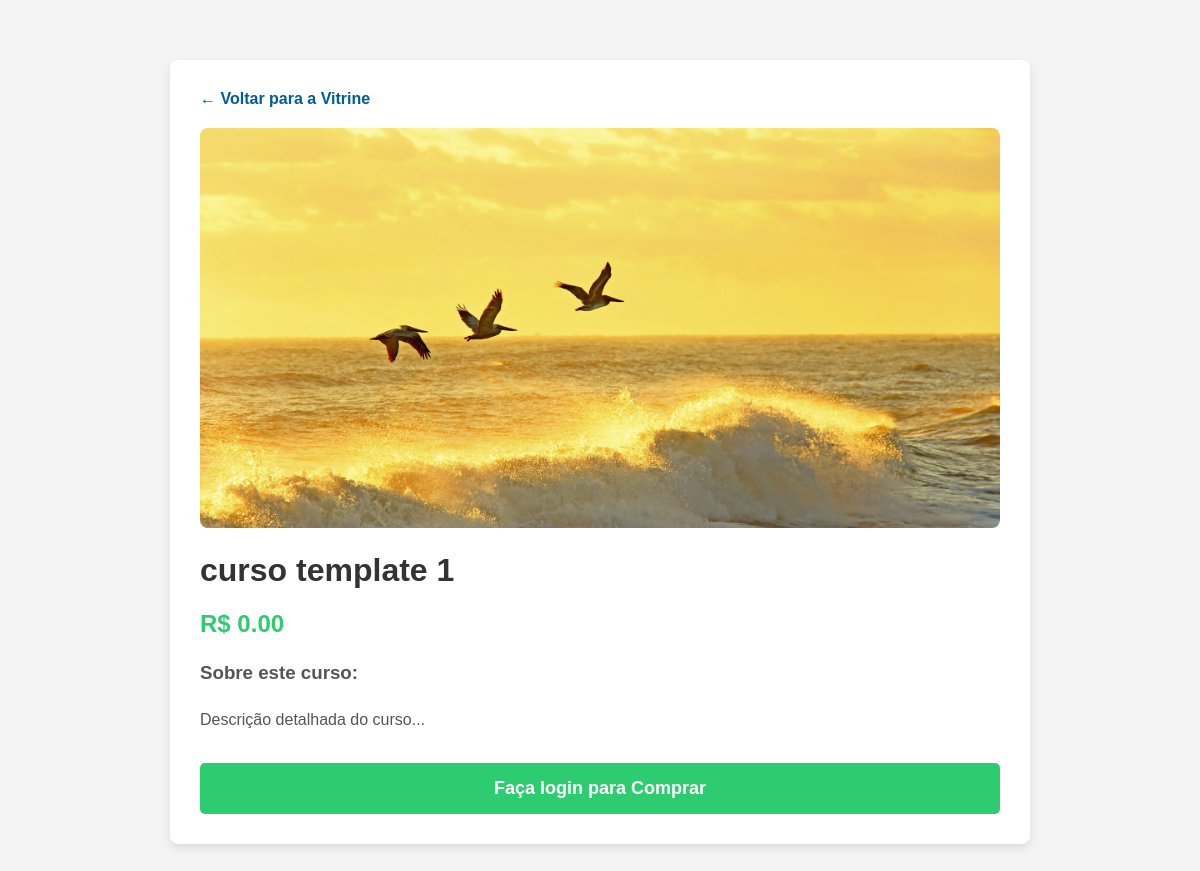
The app's page /curso/1/ with its own data.
### cursos/models.py (models this page shows, shortened)
class Curso(models.Model):
    nome = models.CharField(max_length=200)
    imagem = models.ImageField(upload_to='cursos_imagens/')
    resumo = models.CharField(max_length=250, default="Resumo do curso...")
    descricao = models.TextField(default="Descrição detalhada do curso...")
    preco = models.DecimalField(max_digits=6, decimal_places=2, default=0.00)

### cursos/views.py (the view)
# urls.py: path('curso/<int:curso_id>/', views.detalhe_curso, name='detalhe_curso'),
def detalhe_curso(request, curso_id):
    curso = get_object_or_404(Curso, id=curso_id)
    inscricao = None
    if request.user.is_authenticated:
        inscricao = Inscricao.objects.filter(usuario=request.user, curso=curso).first()
    return render(request, 'cursos/detalhe_curso.html', {
        'curso': curso,
        'inscricao': inscricao
    })

### cursos/templates/cursos/detalhe_curso.html (shortened to what this page needs)
<!DOCTYPE html>
<html lang="pt-br">
<head>
</head>
<body>
    <div class="container">
        <a href="/" class="voltar">← Voltar para a Vitrine</a>
        {% if curso.imagem %}
            <img src="{{ curso.imagem.url }}" alt="{{ curso.nome }}">
        {% endif %}
        <h1>{{ curso.nome }}</h1>
        <p class="preco">R$ {{ curso.preco }}</p>
        <div class="descricao">
            <h3>Sobre este curso:</h3>
            <p>{{ curso.descricao }}</p>
        </div>
        {% if not user.is_authenticated %}
            <a href="/admin/" class="btn btn-comprar">Faça login para Comprar</a>
        {% endif %}
    </div>
</body>
</html>

### cursos/templates/cursos/detalhe_curso.html (style rules this page uses)
body { font-family: Arial, sans-serif; background-color: #f4f4f4; margin: 0; padding: 20px; }
.container { max-width: 800px; margin: 40px auto; background: white; padding: 30px; border-radius: 8px; box-shadow: 0 4px 10px rgba(0,0,0,0.1); }
.voltar { text-decoration: none; color: #005b96; font-weight: bold; }
img { width: 100%; max-height: 400px; object-fit: cover; border-radius: 8px; margin-top: 20px; }
h1 { color: #333; margin-top: 20px; }
.preco { font-size: 24px; color: #2ecc71; font-weight: bold; margin: 20px 0; }
.descricao { font-size: 16px; color: #555; line-height: 1.6; }
.btn { display: block; text-align: center; text-decoration: none; padding: 15px; font-size: 18px; font-weight: bold; border-radius: 5px; margin-top: 30px; color: white; transition: background 0.3s; }
.btn-comprar { background-color: #2ecc71; }

### records on screen
Curso: imagem (picture), nome "curso template 1", preco "0.00", descricao "Descrição detalhada do curso..."
